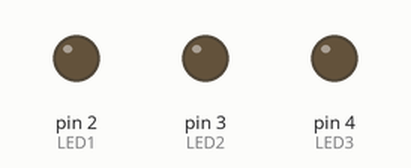
Bench run of a sketch on a simulated Arduino Uno, built with avr-gcc and run on an emulated ATmega328P. Shown: output pins drawn as LEDs (lit = HIGH).

Above: at 0.5 s.
At 2.5 s:
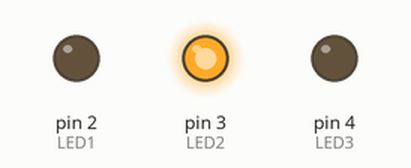
At 3.5 s:
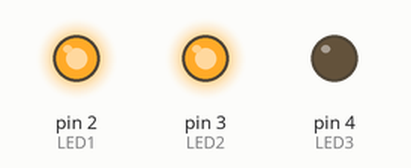
At 4.5 s:
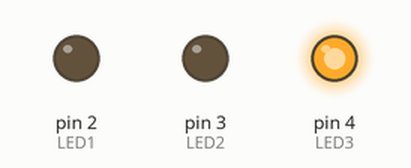
At 6.5 s:
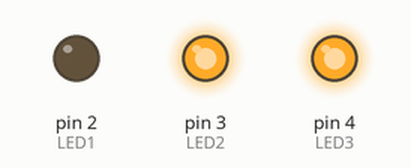
At 9.5 s:
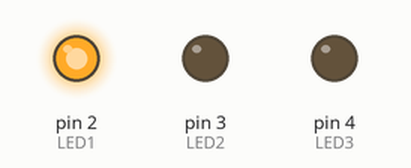
Timing chart, 0 to 10.4 s (numbered marks = the images above):
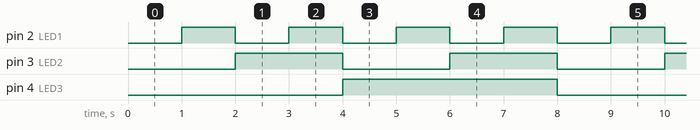

Measured:
- by itself, pin 2 (LED1): alternates HIGH for 1.0 s and LOW for 1.0 s
- by itself, pin 3 (LED2): alternates HIGH for 2.0 s and LOW for 2.0 s
- by itself, pin 4 (LED3): alternates HIGH for 4.0 s and LOW for 4.0 s

The sketch:

sketch_may13a.ino
```cpp
#define LED1  2
#define LED2  3
#define LED3  4

int count = 0;
int st1 = 1;
int st2 = 1;
int st3 = 1;

void setup() {
  // put your setup code here, to run once:
  pinMode(LED1, OUTPUT);
  pinMode(LED2, OUTPUT);
  pinMode(LED3, OUTPUT);
}

void loop() {
  // put your main code here, to run repeatedly:
  if(count%1 == 0)
  {
    digitalWrite(LED1, toggle(st1));   // 이 함수가 호출될 때마다 LED1을 점등한다. (1초마다)
  }
  if(count%2 == 0)    // count를 2로 나눈 나머지가 0이 아니면
  {                 // 혹은 count를 2로 나눈 나머지가 1이면 -> if(count%2)
    digitalWrite(LED2, toggle(st2));
  }
  if(count%4 == 0)
  {
    digitalWrite(LED3, toggle(st3));
  }
  count++;
  delay(1000);
}

int toggle(int &state){   // call by address
  if(state == 0)          // return 하든 말든 상관 X
  {
    state = 1;
  }
  else
  {
    state = 0;
  }
  return state;
}
```
